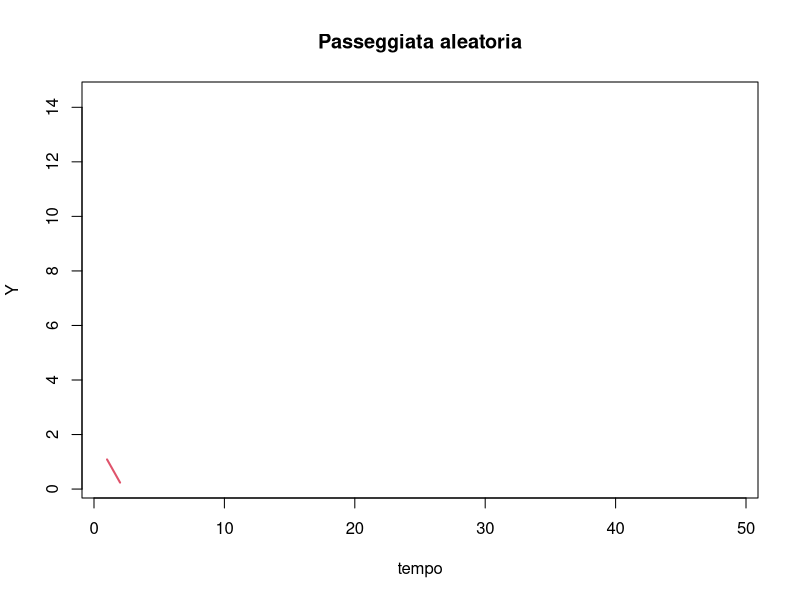
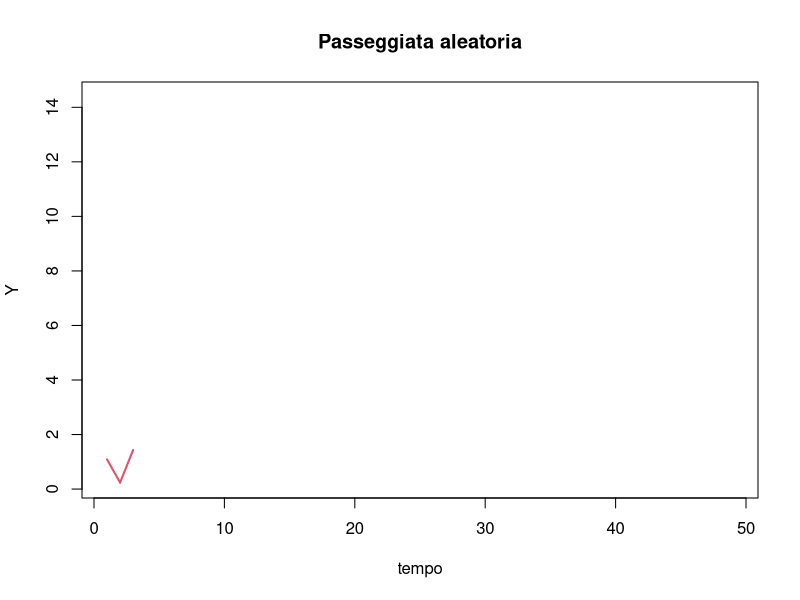
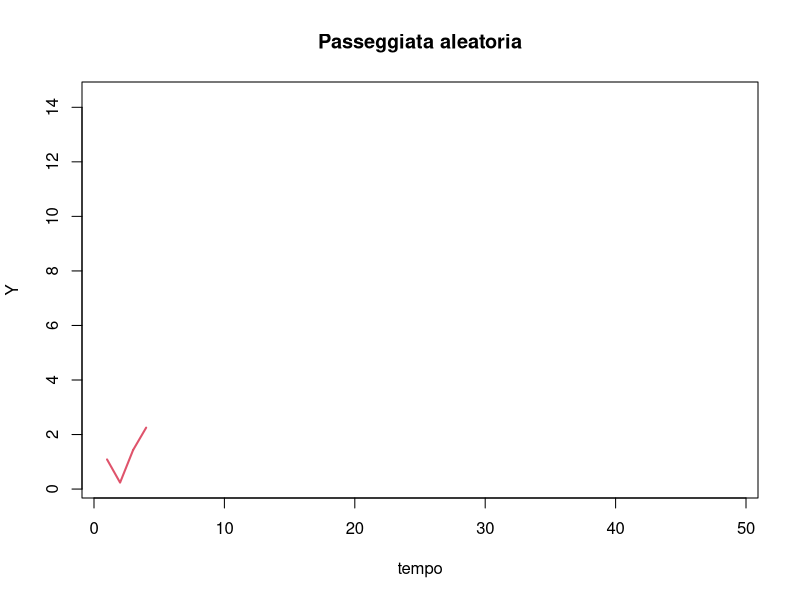
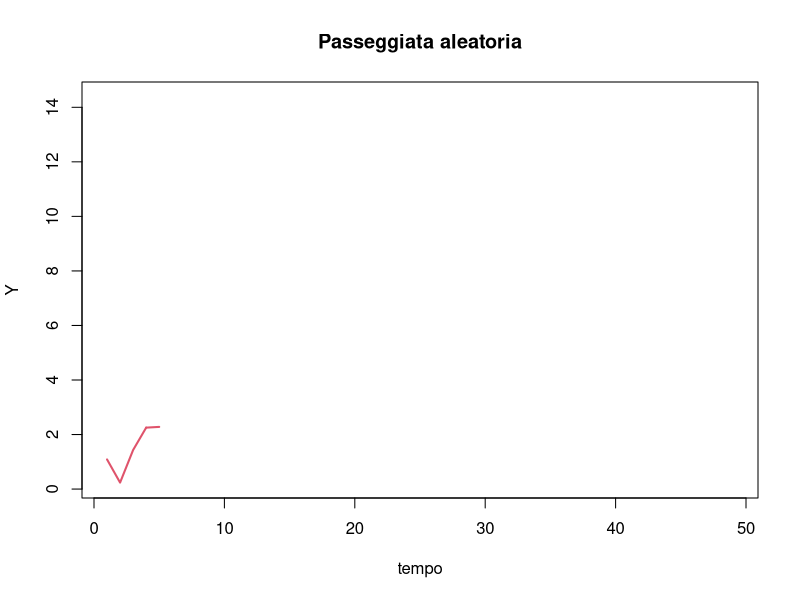
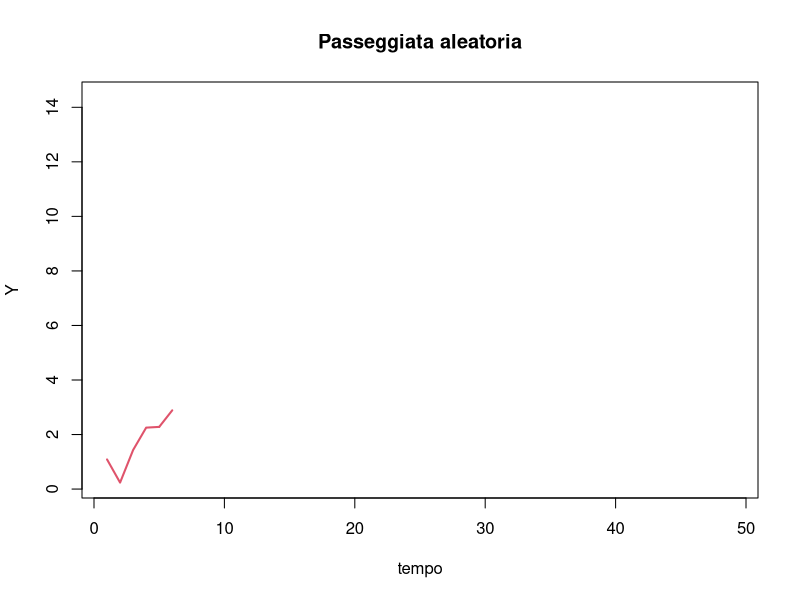
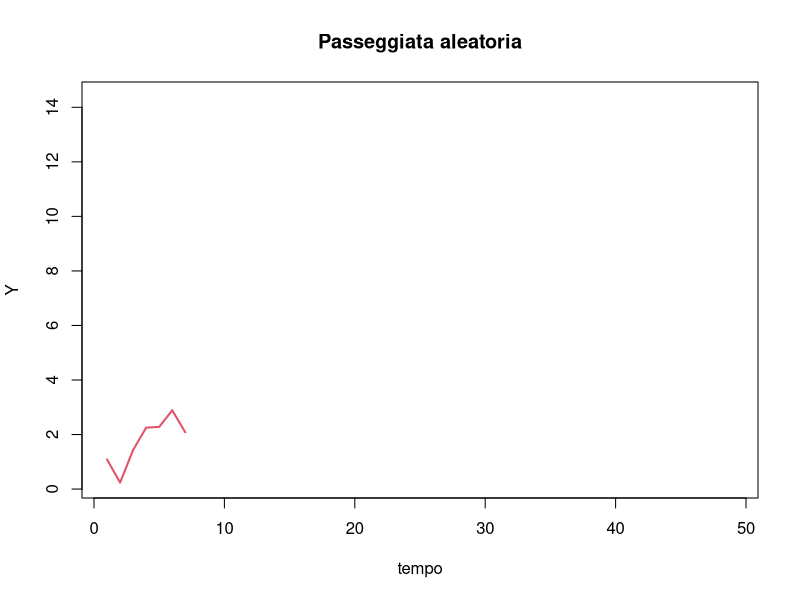
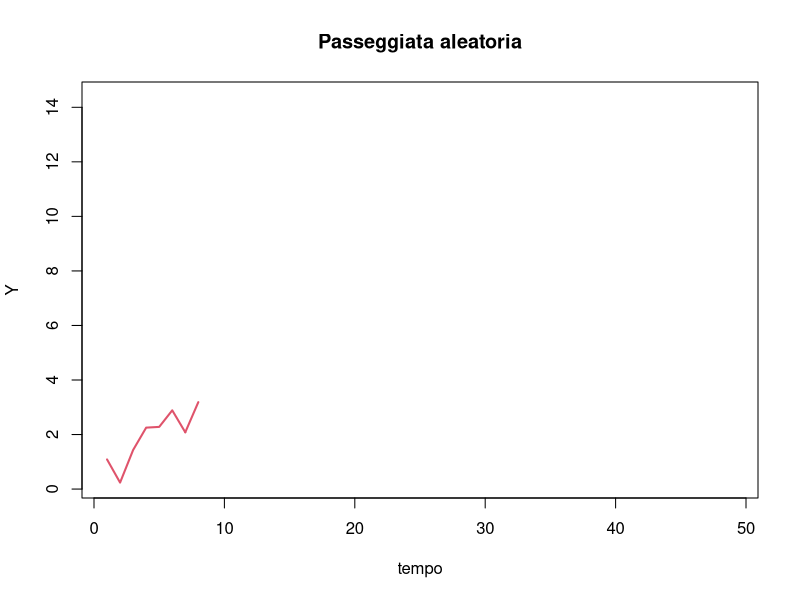
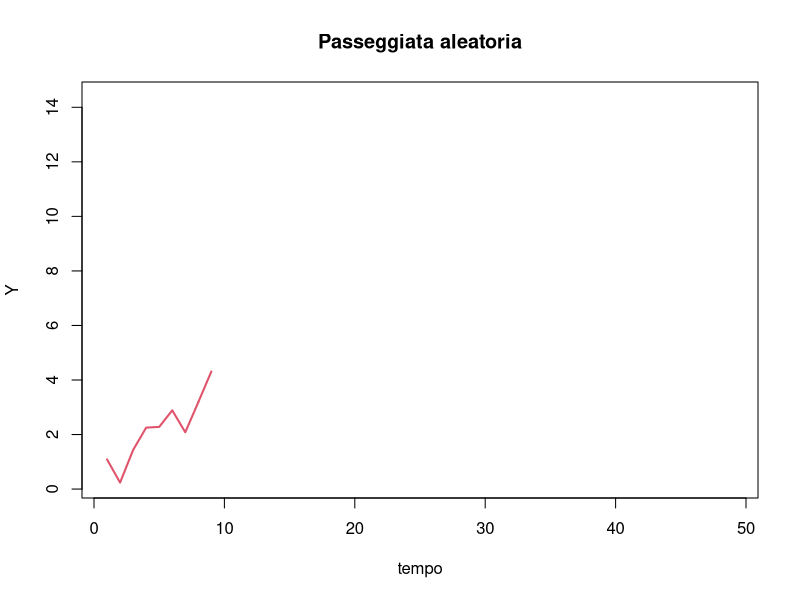

These charts were generated, in order, by the following R code:
#############################################################
# Grafico dinamico di una passeggiata aleatoria.            #
# La funzione Passeggiata prende i due argomenti:           #
# 1) Il numero dei passi                                    #
# 2) Il valore dell'incremento (slope) event. uguale a 0    #
# 3) Il ritardo fra un passo e l'altro                      #
#############################################################

Passeggiata<-function(N, slope, sleep)
	{
	Y<- cumsum(rnorm(N, mean=slope))
	for (i in 1:(N-1))
		{
		plot(Y[1:i], type="l", xlim=c(1, N-1),
                 ylim=c(min(Y), max(Y)), col=2, lwd=2,
                 xlab="tempo", ylab="Y",
                 main="Passeggiata aleatoria")
	       segments(i,Y[i],i+1, Y[i+1], col=2, lwd=2)	
	       Sys.sleep(sleep)
		}
	}

Passeggiata(50, 0.2, 0.1)

